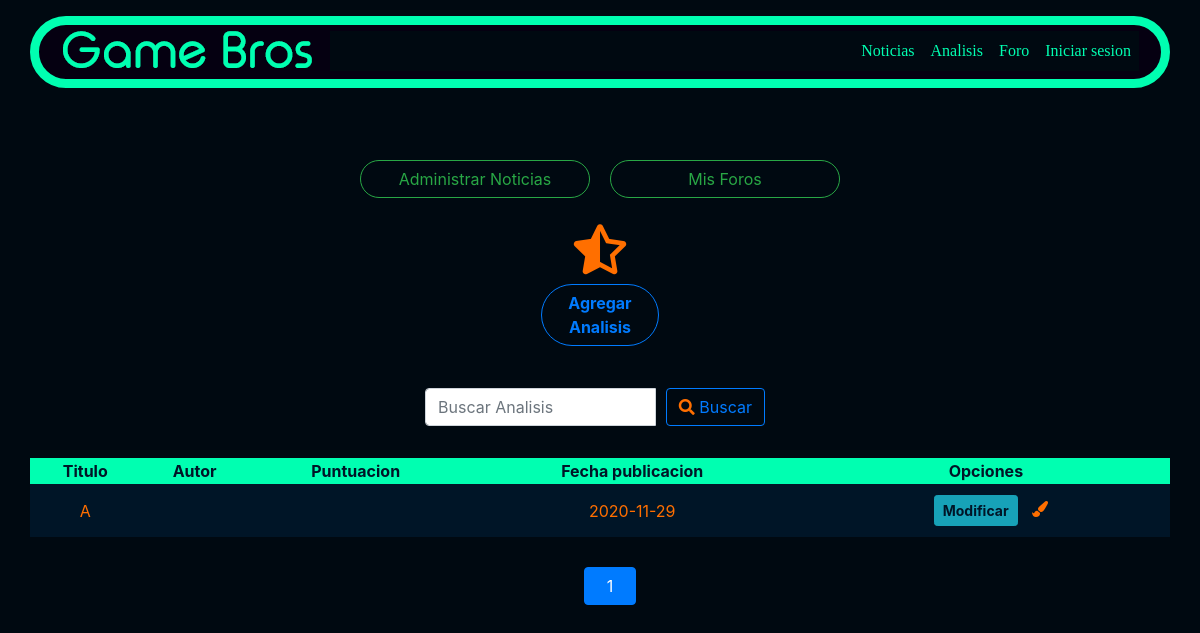
Page /listar-analisis/ on the earlier database version.
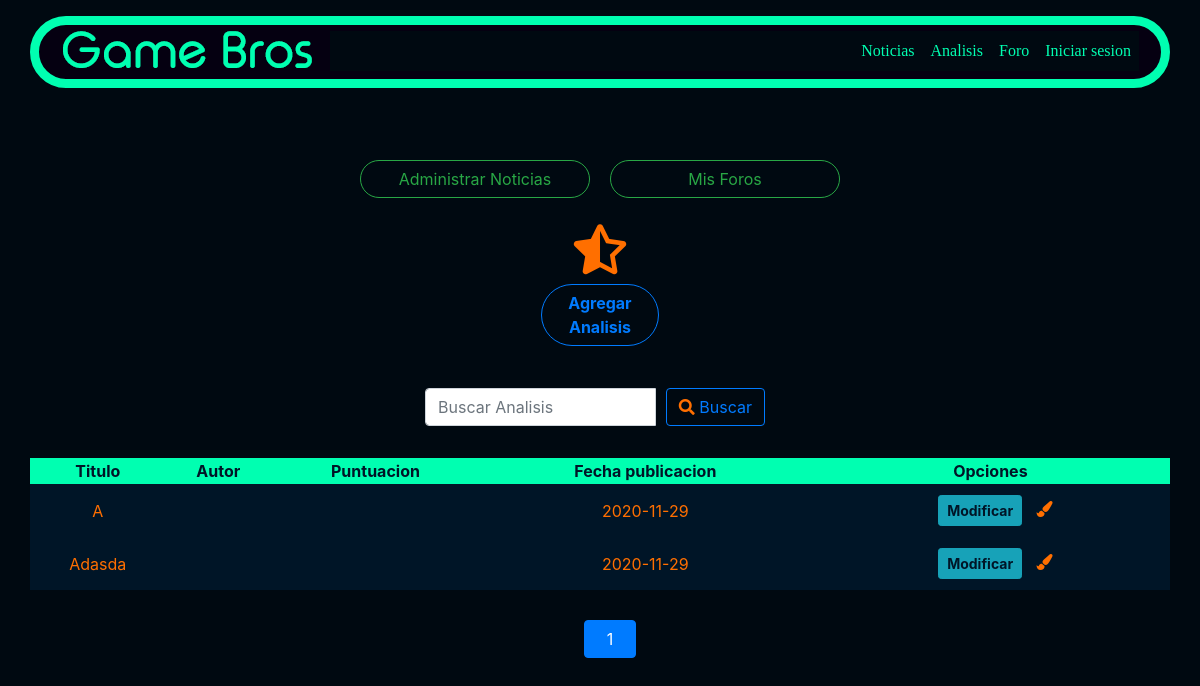
Same page on the later database version.
### noticias/models.py (models this page shows, shortened)
class Analisis(models.Model):
    nombrejuego = models.CharField(max_length=200)
    slug = models.SlugField('Slug', max_length = 200, null=True, blank=True)
    genero = models.ManyToManyField(Genero)
    contenido = RichTextField()
    puntuacion = models.CharField('Nota del juego (0.1, 1.0)', max_length=3)
    imagen = models.ImageField(null = True, upload_to="analisis")
    fecha_publicacion = models.DateField('Fecha de Creacion',auto_now = False,auto_now_add = True)

### noticias/views.py (the view)
# urls.py: path('listar-analisis/', listar_analisis, name="listar_analisis"),
def listar_analisis(request):
    queruset = request.GET.get("buscar")
    analisis = Analisis.objects.all()
    if queruset:
        analisis = Analisis.objects.filter(
            Q(nombrejuego__icontains = queruset)
        ).distinct()
    paginator = Paginator(analisis,10)
    page = request.GET.get('page')
    analisis = paginator.get_page(page)
    data = {
        'analisis': analisis
    }
    return render(request, 'crud_analisis/listar.html', data)

### noticias/templates/crud_analisis/listar.html (shortened to what this page needs)
{% extends 'base_generic.html' %}
{% block content %}
<div class="container col-5" style="text-align: center; padding-top: 150px;">
  <div class="row pb-3 ">
    <a href="{% url 'listar_noticia' %}" class="rounded-pill btn btn-outline-success col" role="button">  Administrar Noticias   </a>
    <a href="{% url 'listar_foro' %}" class="rounded-pill btn btn-outline-success col" role="button">  Mis Foros   </a>
  </div>
    <i class="color2 col-12 fas fa-star-half-alt" style="font-size: 50px;"></i>
    <a href="{% url 'agregar_analisis' %}" class=" rounded-pill col-3 btn btn-outline-primary" style="font-weight: bolder;" role="button">Agregar Analisis</a>
</div>
<div class="row py-3" style=" justify-content: center;">
  <div class="col-md-4 py-3 search">
    <form method="get">
      <div id="custom-search-input">
        <div class="input-group col-md-12">
          <input type="text" class="form-control" placeholder="Buscar Analisis" name="buscar">
          <span class="input-group-list">
            <button type="submit" class=" my-0 btn btn-outline-primary"><i class="fas fa-search"></i> Buscar</button>
          </span>
        </div>
      </div>
    </form>
  </div>
</div>
<div class="pb-5" style="text-align: center;">
    <table class="container table-hover table-dark">
        <thead>
          <tr class="color4 " style="background-color: #00FFB1   ;">
            <th scope="col" class="color4">Titulo</th>
            <th scope="col" class="color4">Autor</th>
            <th scope="col" class="color4">Puntuacion</th>
            <th scope="col" class="color4">Fecha publicacion</th>
            <th scope="col" class="color4">Opciones</th>
          </tr>
        </thead>
        <tbody>
            {% for p in analisis %}
            <tr class="color2">
              <td>{{ p.nombrejuego | title }}</td>
              <td>{{ p.autor | title }}</td>
                <td>
                </td>
                <td>{{ p.fecha_publicacion | title }}</td>
                <td>
                  <div class="container">
                    <a href="{% url 'modificar_analisis' p.slug %}" class="color4 btn btn-info btn-sm" style="font-weight: bolder;">Modificar</a>
                    <i class="fas fa-paint-brush"></i>
                  </div>
                </td>
            </tr>
          {% endfor %}
        </tbody>
    </table>
    <ul class="pagination justify-content-center" style="margin:20px 0">
      {% for i in analisis.paginator.page_range %}
        {% if analisis.number == i %}
        <li class="page-item">
          <a class="btn btn-primary col">{{ i }}</a>
        </li>
        {% else %}
        <li class="page-item">
          <a class="btn btn-outline-primary col" href="?page={{ i }}{% if request.GET.buscar %}&buscar={{ request.GET.buscar }}{% endif %}">{{ i }}</a>
        </li>
        {% endif %}
      {% endfor %}
    </ul>
</div>
{% endblock %}

Differences in the rows shown:
added Analisis: nombrejuego "Adasda", fecha_publicacion "2020-11-29"
